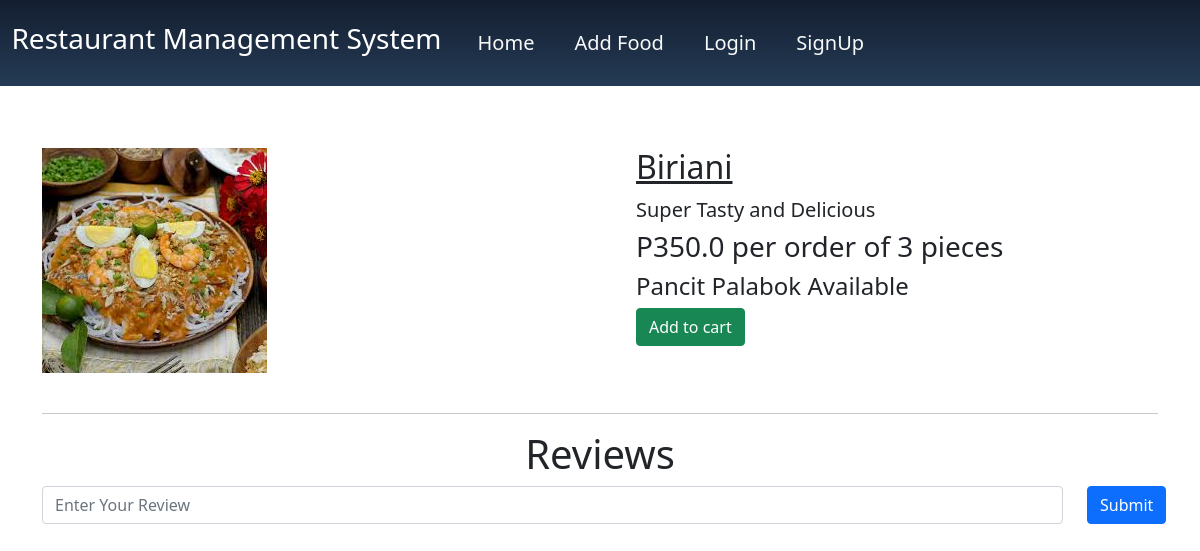
/dishes/pancit_palabok, run on the app's committed database.
### main/models.py (models this page shows, shortened)
class Item(models.Model):
    LABELS = (
        ('Best Selling Foods', 'Best Selling Foods'),
        ('New Food', 'New Food'),
        ('Spicy Foods🔥', 'Spicy Foods🔥'),
    )
    LABEL_COLOUR = (
        ('danger', 'danger'),
        ('success', 'success'),
        ('primary', 'primary'),
        ('info', 'info'),
        ('warning', 'warning'),
    )
    title = models.CharField(max_length=150)
    description = models.CharField(max_length=250,blank=True)
    price = models.FloatField()
    pieces = models.IntegerField(default=6)
    instructions = models.CharField(max_length=250,default="Available")
    image = models.ImageField(default='default.png', upload_to='images/')
    labels = models.CharField(max_length=25, choices=LABELS, blank=True)
    label_colour = models.CharField(max_length=15, choices=LABEL_COLOUR, blank=True)
    slug = models.SlugField(default="foods")
    created_by = models.ForeignKey(User, on_delete=models.CASCADE)

### main/views.py (the view)
# urls.py: path('dishes/<slug>', views.menuDetail, name='dishes'),
def menuDetail(request, slug):
    item = Item.objects.filter(slug=slug).first()
    reviews = Reviews.objects.filter(rslug=slug).order_by('-id')[:7]
    context = {
        'item' : item,
        'reviews' : reviews,
    }
    return render(request, 'main/dishes.html', context)

### main/templates/main/dishes.html (shortened to what this page needs)
{% extends "main/layout.html" %}
{% block content %}
<div class="dishes">
  <main class="mt-3 pt-4 main">
    <div class="container dark-grey-text">
      <div class="row wow fadeIn">
        <div class="col-md-6 mb-4">
          <img src="{{ item.image.url }}" class="img-fluid mt-4" alt="">
        </div>
        <div class="col-md-6 mb-4 information">
          <div class="p-4 content">
            <div class="mt-0">
                <h2><u>{{ item.title }}</u><span class="badge badge-{{ item.label_colour }} ml-2">{{ item.labels }}</span></h2>
            </div>
            <div class="lead">
              {% if item.description %}
              <h5>{{ item.description }}</h5>
              {% endif %}
              <h3>P{{ item.price }} per order of {{ item.pieces}} pieces</h3>
              <h4>{{ item.instructions }}</h4>
            </div>
            <a href="{% url 'main:add-to-cart' item.slug %}" class="btn btn-success btn-md my-0 p">Add to cart</a>
          </div>
        </div>
      </div>
      <hr>
    </div>
  </main>
  <div class="container">
    <h1 class="text-center">Reviews</h1>
    <form action="{% url 'main:add_reviews' %}" method="POST" class="mb-3">
      <div class="row">
        <div class="col-sm-11">
          <input type="text" name="review" class="form-control" placeholder="Enter Your Review">
        </div>
        <div class="col-sm-1">
          <button type="submit" class="btn btn-primary">Submit</button>
        </div>
      </div>
    </form>
  </div>
</div>
{% endblock content %}

### data on the page
Item: image (picture), title "Biriani", description "Super Tasty and Delicious", price "350.0", pieces "3", instructions "Pancit Palabok Available"
